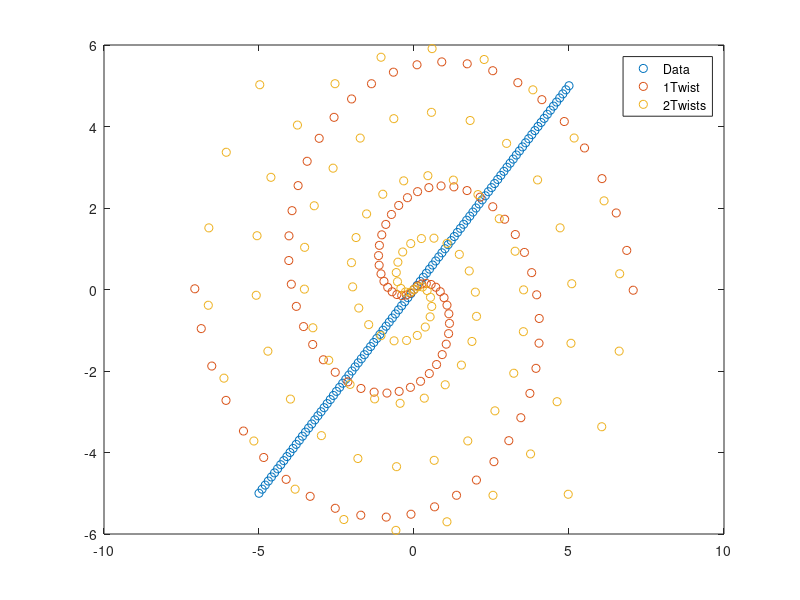

Source code (MATLAB):
clear all; close all; clc;
%create some points
x = -5:.1:5;
y = [x;x];

%w = -pi:.1:pi;
%y = [cos(w)+.1; sin(w)+.1];

f = @(t) exp(-1*norm(t));
f = @(t) norm(t);
%f = @(t) 1./(1+norm(t));
%Theta = [cos(pi/4) -sin(pi/4); sin(pi/4) cos(pi/4)];
S = @(x) [cos(f(x)) sin(f(x)); -sin(f(x)) cos(f(x))]*x;
%S = @(x) [cos(f(Theta*x)) sin(f(Theta*x)); -sin(f(Theta*x)) cos(f(Theta*x))]*x;
for i=1:length(y)
    t(:,i) = S(y(:,i));
end
for i=1:length(y)
    t2(:,i) = S(t(:,i));
end
for i=1:length(y)
    t3(:,i) = S(t2(:,i));
end
for i=1:length(y)
    t4(:,i) = S(t3(:,i));
end
for i=1:length(y)
    t5(:,i) = S(t4(:,i));
end
for i=1:length(y)
    t6(:,i) = S(t5(:,i));
end
for i=1:length(y)
    t7(:,i) = S(t6(:,i));
end
for i=1:length(y)
    t8(:,i) = S(t7(:,i));
end
for i=1:length(y)
    t9(:,i) = S(t8(:,i));
end
for i=1:length(y)
    t10(:,i) = S(t9(:,i));
end
% figure;
% plot(y(1,:),y(2,:),'o',t(1,:),t(2,:),'o');
% legend('Data','Twisted')
figure;
%fig = plot(y(1,:),y(2,:),'o',t(1,:),t(2,:),'o',t2(1,:),t2(2,:),'o',t3(1,:),t3(2,:),'o');
 plot(y(1,:),y(2,:),'o',t(1,:),t(2,:),'o',t2(1,:),t2(2,:),'o');
 legend('Data','1Twist','2Twists');
%figure;
%plot(t(1,:),t(2,:),'o');

